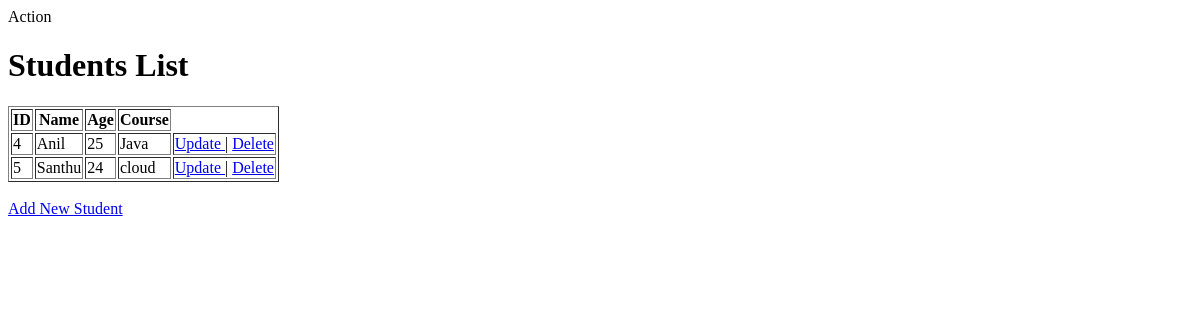
/students/, run on an earlier commit of the app's database.
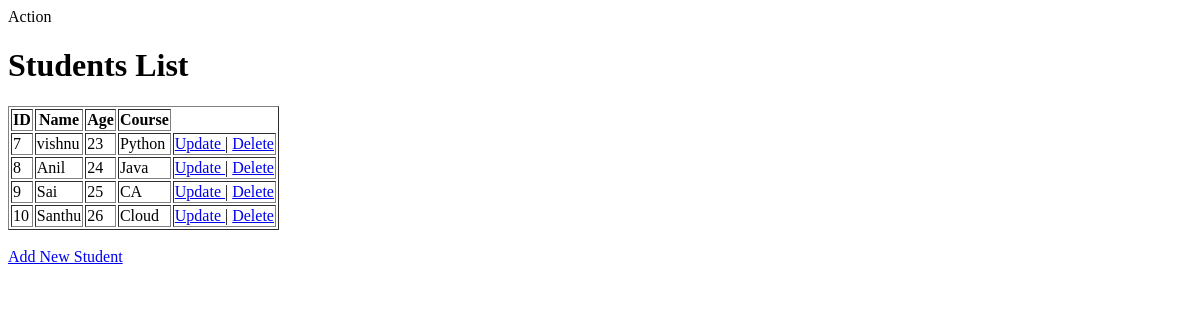
And on a later commit of the database.
### students/models.py (models this page shows, shortened)
class Student(models.Model):
    name = models.CharField(max_length=100)
    age = models.IntegerField()
    course = models.CharField(max_length=100)

### students/views.py (the view)
# urls.py: path('students/',views.student_list),
def student_list(request):
    students = Student.objects.all()
    return render(
        request,
        'student_list.html',
        {'students': students}
    )

### students/templates/student_list.html (shortened to what this page needs)
<!DOCTYPE html>
<html>
<head>
    <th>Action</th>
</head>
<body>
<h1>Students List</h1>
<table border="1">
<tr>
    <th>ID</th>
    <th>Name</th>
    <th>Age</th>
    <th>Course</th>
</tr>
{% for student in students %}
<tr>
    <td>{{ student.id }}</td>
    <td>{{ student.name }}</td>
    <td>{{ student.age }}</td>
    <td>{{ student.course }}</td>
    <td>
    <a href="/update/{{ student.id }}">
        Update
    </a>
    |
    <a href="/delete/{{ student.id }}">
        Delete
    </a>
    </td>
</tr>
{% endfor %}
</table>
<br>
<a href="/">Add New Student</a>
</body>
</html>

What changed in the data, as far as the page shows it:
removed Student: id "4", name "Anil", age "25", course "Java"
removed Student: id "5", name "Santhu", age "24", course "cloud"
added Student: id "7", name "vishnu", age "23", course "Python"
added Student: id "8", name "Anil", age "24", course "Java"
added Student: id "9", name "Sai", age "25", course "CA"
added Student: id "10", name "Santhu", age "26", course "Cloud"
